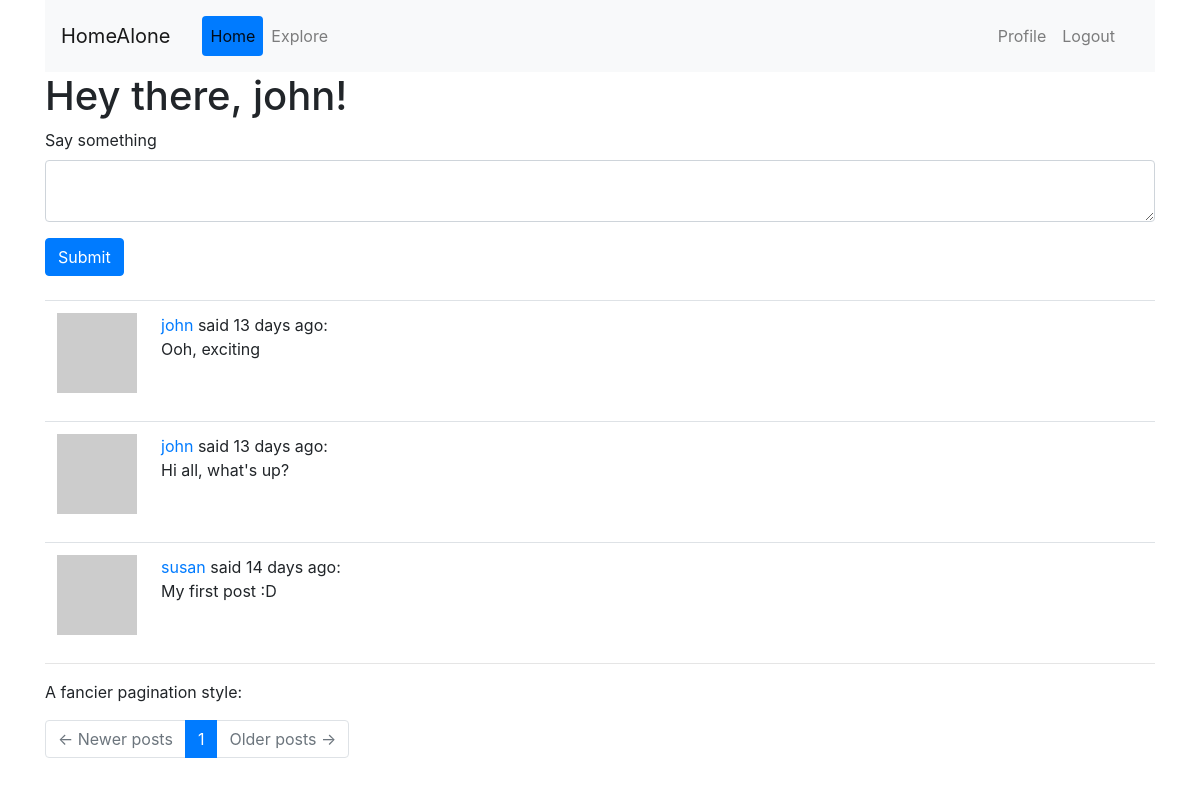
The page /index (signed in) on the database its author committed.
### app/models.py (models this page shows, shortened)
class User(UserMixin, db.Model):
	id = db.Column(db.Integer, primary_key=True)
	username = db.Column(db.String(64), index=True, unique=True)
	email = db.Column(db.String(120), index=True, unique=True)
	password_hash = db.Column(db.String(128))
	posts = db.relationship('Post', backref='author', lazy='dynamic')
	about_me = db.Column(db.String(140))
	last_seen = db.Column(db.DateTime, default=datetime.utcnow)
	followed = db.relationship(
		'User', # right side of relationship (users)
		secondary=followers, # left side of relationship (followers)
		primaryjoin=(followers.c.follower_id == id), # condition that links the left with the association table
		secondaryjoin=(followers.c.followed_id == id), # condition that links the right with the association table
		backref=db.backref('followers', lazy='dynamic'), # how this relationship will be accessed from the right side (from the left, the relationship is named `followed`)
		lazy='dynamic')
	def avatar(self, size):
		digest = md5(self.email.lower().encode('utf-8')).hexdigest()
		return 'https://www.gravatar.com/avatar/{}?d=identicon&s={}'.format(digest, size)
	def followed_posts(self):
		followed = Post.query.join(
			followers, (followers.c.followed_id == Post.user_id)).filter(
				followers.c.follower_id == self.id)
		own = Post.query.filter_by(user_id=self.id)
		return followed.union(own).order_by(Post.timestamp.desc())

class Post(db.Model):
	id = db.Column(db.Integer, primary_key=True)
	body = db.Column(db.String(140))
	timestamp = db.Column(db.DateTime, index=True, default=datetime.utcnow)
	user_id = db.Column(db.Integer, db.ForeignKey('user.id'))
	language = db.Column(db.String(5))

### app/routes.py (the view, shortened to what this page needs)
@app.route('/', methods=['GET', 'POST'])
@app.route('/index', methods=['GET', 'POST'])
@login_required
def index():
	form = PostForm()
	page = request.args.get('page', 1, type=int)
	pages = current_user.followed_posts().paginate(
		page, app.config['POSTS_PER_PAGE'], False)
	posts = pages.items
	next_url = url_for('index', page=pages.next_num) \
		if pages.has_next else None
	prev_url = url_for('index', page=pages.prev_num) \
		if pages.has_prev else None
	return render_template(
		'index.html',
		title='Home',
		form=form,
		posts=posts,
		pages=pages,
		next_url=next_url,
		prev_url=prev_url
		)

### app/forms.py
class PostForm(FlaskForm):
	post = TextAreaField(_("Say something"),
		validators=[DataRequired(), Length(min=1, max=140)])
	submit = SubmitField(_('Submit'))

### app/models.py (called while the page is built)
@login.user_loader
def load_user(id):
	return User.query.get(int(id))

### app/routes.py (called while the page is built)
@app.before_request
def before_request():
	if current_user.is_authenticated:
		current_user.last_seen = datetime.utcnow()
		db.session.commit()
	g.locale = str(get_locale())

### app/templates/index.html
{% extends "base.html" %}
{% from 'bootstrap/form.html' import render_form as rf %}
{% from 'bootstrap/pagination.html' import render_pagination as pagination %}
{% block app_content %}
  <h1>{{ _('Hey there, %(username)s!', username=current_user.username) }}</h1>
  {% if form %}
    {{ rf(form) }}
    <br>
  {% endif %}
  {% for post in posts %}
  	{% include '_post.html' %}
  {% endfor %}
  <hr>
  <p>{{ _('A fancier pagination style:') }}</p>
  {{ pagination(
      pages,
      prev=('<span aria-hidden="true">&larr;</span>{}'.format( _(" Newer posts") ))|safe,
      next=('{}<span aria-hidden="true">&rarr;</span>'.format( _("Older posts ") ))|safe
  ) }}
{% endblock %}

### app/templates/base.html (shortened to what this page needs)
{% extends 'bs-f_base.html' %}
{% from 'bootstrap/nav.html' import render_nav_item as rni %}
  {% block navbar %}
  <div class='container'>
    <nav class='navbar navbar-expand-sm navbar-light bg-light'>
      <a class="navbar-brand" href='/index'>{{ _('HomeAlone') }}</a>
      <div class='collapse navbar navbar-collapse d-flex justify-content-between' id='bs-example-navbar-collapse-1'>
        <ul class='navbar-nav nav-pills'>
          {{ rni('index', _('Home'), use_li=True) }}
          {{ rni('explore', _('Explore'), use_li=True) }}
        </ul>
        <ul class='navbar-nav nav-pills'>
          {% if current_user.is_anonymous %}
            {{ rni('login', _('Login'), use_li=True) }}
          {% else %}
            {{ rni('user', _('Profile'), username=current_user.username) }}
            {{ rni('logout', _('Logout'), use_li=True) }}
          {% endif %}
        </ul>
      </div>
    </nav>
  </div>
  {% endblock navbar %}
  {% block content %}
    <div class='container'>
      {% block app_content %}{% endblock %}
    </div>
  {% endblock content %}

### app/templates/_post.html (shortened to what this page needs)
 <table class='table table-hover'>
 	<tr>
 		<td width='70px'>
 			<a href="{{ url_for('user', username=post.author.username) }}">
	 			<img src="{{ post.author.avatar(70) }}" />
	 		</a>
	 	</td>
 		<td>
	 			{{ _('%(username)s said %(when)s',
	 					username=user_link, when=moment(post.timestamp).fromNow()) }}:
	 			<br>
	 			<span id="post{{ post.id }}">{{ post.body }}</span>
	 		</td>
 	</tr>
 </table>

### rows shown on the page
User: username "Profile"
Post: body "Ooh, exciting"
Post: body "Hi all, what's up?"
Post: body "My first post :D"

### other values the page prints
{{ rni('index', _('Home'), use_li=True) }} "Home"
{{ rni('explore', _('Explore'), use_li=True) }} "Explore"
{{ rni('logout', _('Logout'), use_li=True) }} "Logout"
